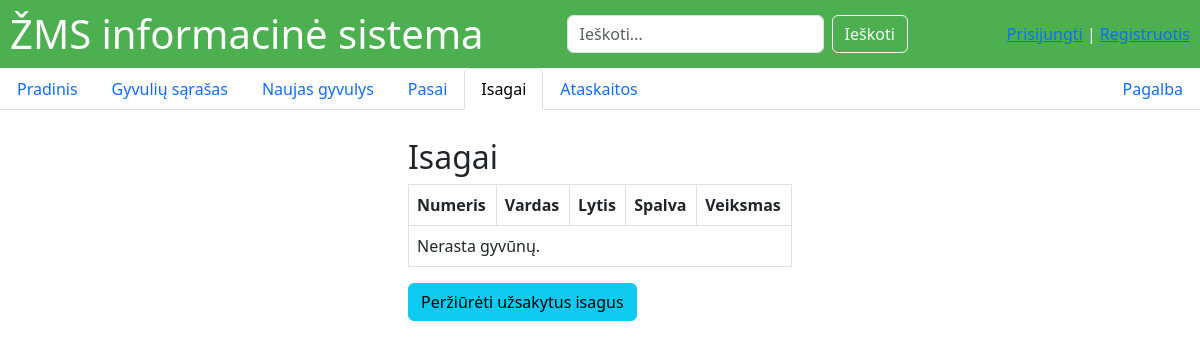
Before: /isagai/ with the older database file.
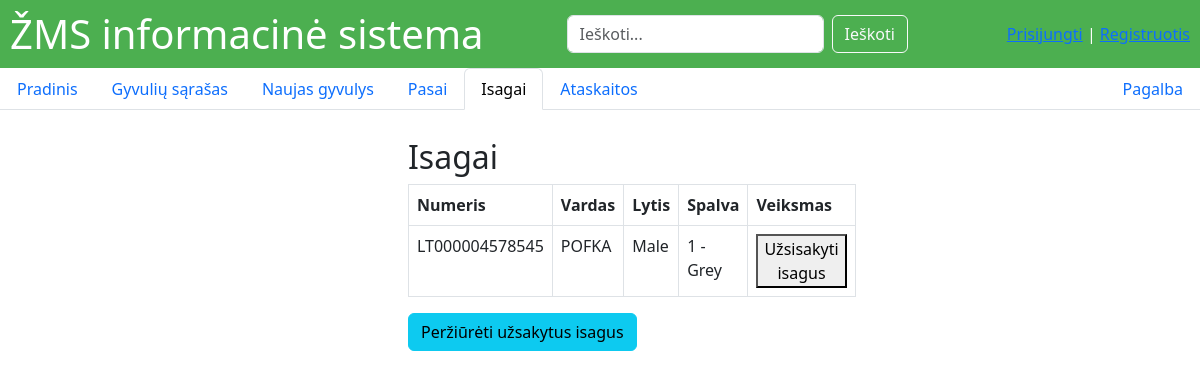
After: the same page with the newer database file.
### main/models.py (models this page shows, shortened)
class Animal(models.Model):
    number = models.CharField(max_length=14,null=True, blank=True,unique=True)
    gender = models.CharField(max_length=10,null=True, blank=True, choices=[('male', 'Male'), ('female', 'Female')])
    color = models.CharField(max_length=50,choices=COLOR_CHOICES, blank=True, null=True)
    name = models.CharField(max_length=50, blank=True, null=True)
    weight = models.DecimalField(max_digits=6, decimal_places=2, blank=True, null=True)
    birth_date = models.DateField(blank=True, null=True)
    mother = models.ForeignKey(
        'self',
        on_delete=models.SET_NULL,
        null=True,
        blank=True,
        related_name='offspring'
    )
    has_isagai = models.BooleanField(default=False)
    has_passport = models.BooleanField(default=False)
    owner = models.ForeignKey(
        settings.AUTH_USER_MODEL,
        on_delete=models.CASCADE,
        related_name='animals',
        null=True, blank=True
    )

### main/views.py (the view)
# urls.py: path('isagai/', views.isagai, name='isagai'),
def isagai(request):
    eligible_animals = Animal.objects.filter(has_isagai=False) \
        .exclude(events__event_type__in=['Gaišimas', 'Išvežimas']).distinct()
    return render(request, 'main/isagai.html', {'animals': eligible_animals})

### templates/main/isagai.html (shortened to what this page needs)
{% extends 'main/base.html' %}
{% block content %}
<div class="mx-auto p-2" style="width: 400px;">
<h2>Isagai</h2>
<table class="table table-bordered">
  <thead>
    <tr>
      <th>Numeris</th>
      <th>Vardas</th>
      <th>Lytis</th>
      <th>Spalva</th>
      <th>Veiksmas</th>
    </tr>
  </thead>
  <tbody>
    {% for animal in animals %}
      <tr>
        <td>{{ animal.number }}</td>
        <td>{{ animal.name }}</td>
        <td>{{ animal.get_gender_display }}</td>
        <td>{{ animal.get_color_display }}</td>
        <td>
          <form method="post" action="{% url 'order_isagai' animal.pk %}">
            <button type="submit">Užsisakyti isagus</button>
          </form>
        </td>
      </tr>
    {% empty %}
      <tr>
        <td colspan="5">Nerasta gyvūnų.</td>
      </tr>
    {% endfor %}
  </tbody>
</table>
<a href="{% url 'ordered_isagai' %}" class="btn btn-info" style="margin-bottom: 10px;">Peržiūrėti užsakytus isagus</a>
</div>
{% endblock %}

Changed rows visible on the page:
added Animal: number "LT000004578545", name "POFKA", gender "Male", color "1 - Grey"
Other visible differences:
text no longer shown: "Nerasta gyvūnų."
